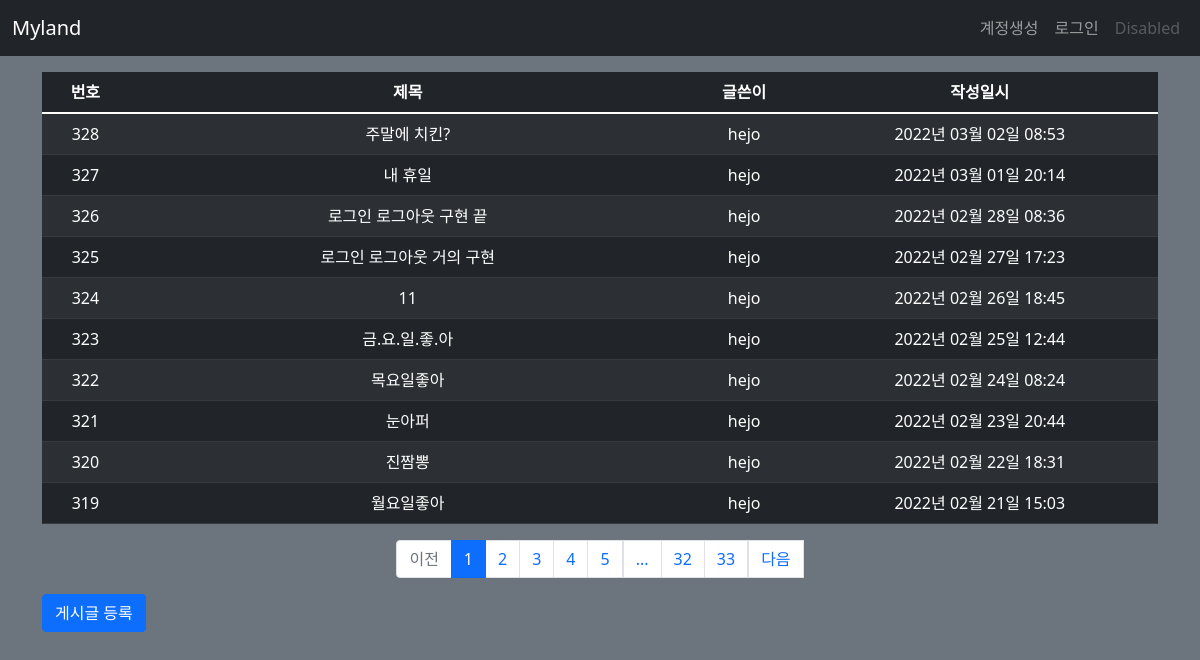
Page /post/list/ on the earlier database version.
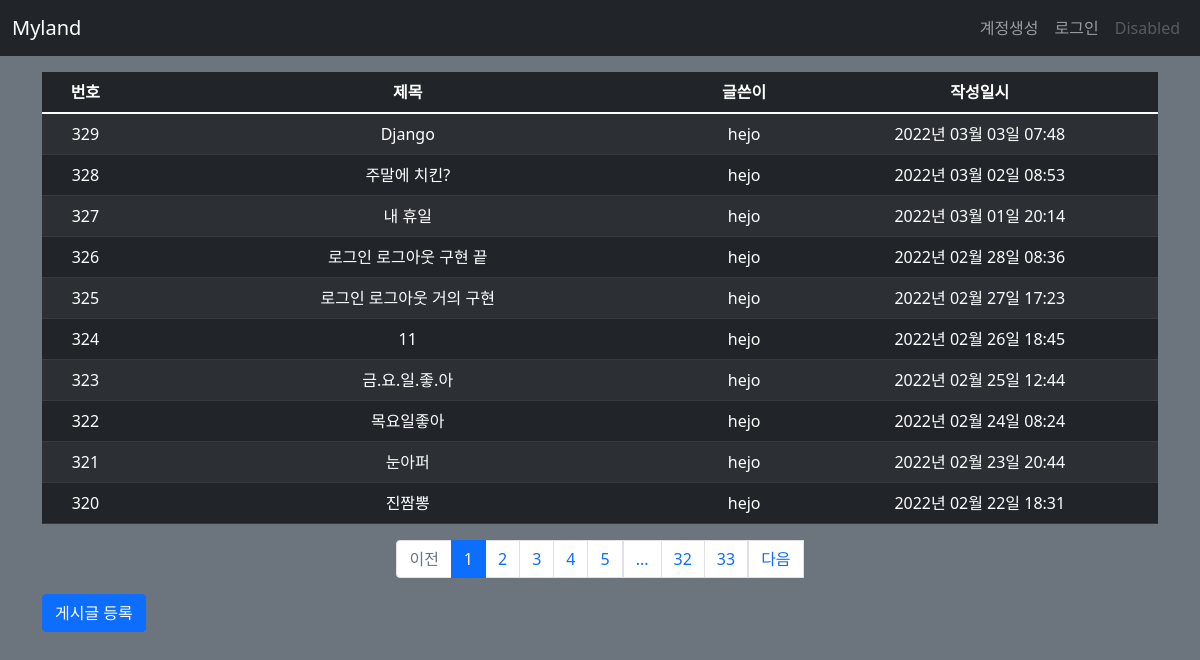
Same page on the later database version.
### myland/models.py (models this page shows)
class Post(db.Model):
    id = db.Column(db.Integer, primary_key=True)
    title = db.Column(db.String(200), nullable=False)
    content = db.Column(db.Text, nullable=False)
    create_date = db.Column(db.DateTime(), nullable=False)
    user_id = db.Column(db.Integer, db.ForeignKey('user.id', ondelete='CASCADE'), nullable=False)
    user = db.relationship('User', backref=db.backref('post_set'))
    modify_date = db.Column(db.DateTime(), nullable=True)

class User(db.Model):
    id = db.Column(db.Integer, primary_key=True)
    username = db.Column(db.String(150), unique=True, nullable=False)
    password = db.Column(db.String(200), nullable=True)
    email = db.Column(db.String(120), unique=True, nullable=False)
    modify_date = db.Column(db.DateTime(), nullable=True)

### myland/views/post_views.py (the view)
@bp.route('/list/')
def _list():
    page = request.args.get('page', type=int, default=1)
    post_list = Post.query.order_by(Post.create_date.desc())
    post_list = post_list.paginate(page, per_page=10)
    return render_template('post/post_list.html', post_list=post_list)

### myland/filter.py (called while the page is built)
def format_datetime(value, fmt='%Y년 %m월 %d일 %H:%M'):
    return value.strftime(fmt)

### myland/views/auth_views.py (called while the page is built)
@bp.before_app_request
def load_logged_in_user():
    user_id = session.get('user_id')
    if user_id is None:
        g.user = None
    else:
        g.user = User.query.get(user_id)

### myland/templates/post/post_list.html
{% extends 'base.html' %}
{% block content %}
<div class="container my-3">
  <table class="table table-dark table-striped table-hover">
    <thead>
    <tr class="text-center">
      <th>번호</th>
      <th style="width:50%">제목</th>
      <th>글쓴이</th>
      <th>작성일시</th>
    </tr>
    </thead>
    <tbody>
    {% if post_list %}
    {% for post in post_list.items %}
    <tr class="text-center">
      <td>{{ post_list.total - ((post_list.page - 1) * post_list.per_page) - loop.index0 }}</td>
      <td class="text-left">
        <a href="{{ url_for('post.detail', post_id=post.id) }}" style="text-decoration-line: none; color: white;">{{ post.title }}</a>
      </td>
      <td>{{ post.user.username }}</td>
      <td>{{ post.create_date|datetime }}</td>
    </tr>
    {% endfor %}
    {% else %}
    <tr>
      <td colspan="3">게시글이 없습니다.</td>
    </tr>
    {% endif %}
    </tbody>
  </table>
  <ul class="pagination justify-content-center">
    {% if post_list.has_prev %}
    <li class="page-item">
      <a class="page-link" href="?page={{ post_list.prev_num }}">이전</a>
    </li>
    {% else %}
    <li class="page-item disabled">
      <a class="page-link" tabindex="-1" aria-disabled="true" href="#">이전</a>
    </li>
    {% endif %}
    {% for page_num in post_list.iter_pages() %}
      {% if page_num %}
        {% if page_num != post_list.page %}
        <li class="page-item">
          <a class="page-link" href="?page={{ page_num }}">{{ page_num }}</a>
        </li>
        {% else %}
        <li class="page-item active" aria-current="page">
          <a class="page-link" href="#">{{ page_num }}</a>
        </li>
        {% endif %}
      {% else %}
        <li class="disabled">
          <a class="page-link" href="#">...</a>
        </li>
      {% endif %}
    {% endfor %}
    {% if post_list.has_next %}
    <li class="page-items">
      <a class="page-link" href="?page={{ post_list.next_num }}">다음</a>
    </li>
    {% else %}
    <li class="page-item disabled">
      <a class="page-link" tabindex="-1" aria-disabled="true" href="#">다음</a>
    </li>
    {% endif %}
  </ul>
  <a href="{{ url_for('post.create') }}" class="btn btn-primary">게시글 등록</a>
</div>
{% endblock %}

### myland/templates/base.html (shortened to what this page needs)
<!DOCTYPE html>
<html lang="ko">
<head>
  <link href="https://cdn.jsdelivr.net/npm/bootstrap@5.1.3/dist/css/bootstrap.min.css" rel="stylesheet">
  <link rel="stylesheet" href="{{ url_for('static', filename='style.css') }}">
</head>
<body class="bg-secondary pt-5 mt-2">
  <nav class="navbar navbar-expand-md navbar-dark bg-dark fixed-top">
    <div class="container-fluid">
      <a class="navbar-brand" href="{{ url_for('main.index') }}">Myland</a>
      <div class="collapse navbar-collapse" id="navbarSupportedContent">
        {% if g.user %}
        <ul class="navbar-nav ms-auto mb-2 mb-lg-0">
          <li class="nav-item">
            <a href="{{ url_for('auth.logout') }}" class="nav-link">{{ g.user.username }} (로그아웃)</a>
          </li>
        </ul>
        {% else %}
        <ul class="navbar-nav ms-auto mb-2 mb-lg-0">
          <li class="nav-item">
            <a class="nav-link" href="{{ url_for('auth.signup') }}">계정생성</a>
          </li>
          <li class="nav-item">
            <a class="nav-link" href="{{ url_for('auth.login') }}">로그인</a>
          </li>
          <li class="nav-item">
            <a class="nav-link disabled">Disabled</a>
          </li>
        </ul>
        {% endif %}
      </div>
    </div>
  </nav>
  {% block content %}
  {% endblock %}
</body>
</html>

Differences in the rows shown:
no longer on this page (row unchanged): Post: id "319", title "월요일좋아", user.username "hejo", create_date "2022년 02월 21일 15:03"
added Post: id "329", title "Django", user.username "hejo", create_date "2022년 03월 03일 07:48"
